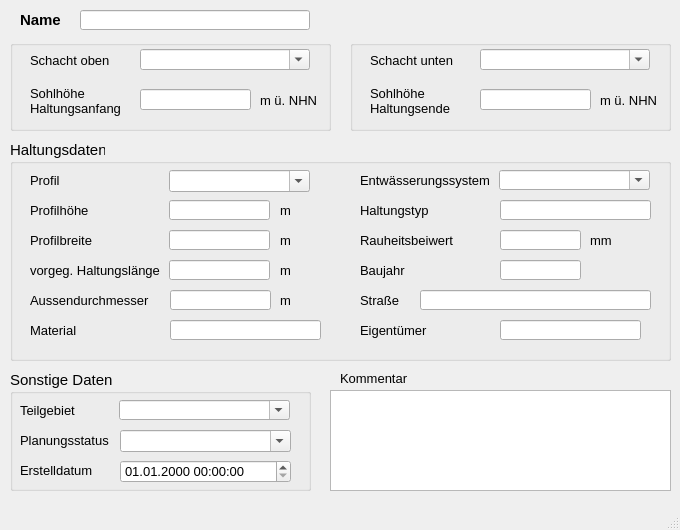
<?xml version="1.0" encoding="UTF-8"?>
<ui version="4.0">
 <class>MainWindow</class>
 <widget class="QMainWindow" name="MainWindow">
  <property name="enabled">
   <bool>true</bool>
  </property>
  <property name="geometry">
   <rect>
    <x>0</x>
    <y>0</y>
    <width>680</width>
    <height>530</height>
   </rect>
  </property>
  <property name="sizePolicy">
   <sizepolicy hsizetype="Preferred" vsizetype="Preferred">
    <horstretch>0</horstretch>
    <verstretch>0</verstretch>
   </sizepolicy>
  </property>
  <property name="minimumSize">
   <size>
    <width>680</width>
    <height>530</height>
   </size>
  </property>
  <property name="maximumSize">
   <size>
    <width>16777215</width>
    <height>16777215</height>
   </size>
  </property>
  <property name="baseSize">
   <size>
    <width>0</width>
    <height>0</height>
   </size>
  </property>
  <property name="font">
   <font>
    <family>Tahoma</family>
    <pointsize>10</pointsize>
   </font>
  </property>
  <property name="windowTitle">
   <string>h-Regler</string>
  </property>
  <widget class="QWidget" name="centralwidget">
   <widget class="QLabel" name="label">
    <property name="geometry">
     <rect>
      <x>20</x>
      <y>10</y>
      <width>51</width>
      <height>20</height>
     </rect>
    </property>
    <property name="font">
     <font>
      <family>Tahoma</family>
      <pointsize>11</pointsize>
      <weight>75</weight>
      <bold>true</bold>
     </font>
    </property>
    <property name="text">
     <string>Name</string>
    </property>
   </widget>
   <widget class="QLineEdit" name="haltnam">
    <property name="geometry">
     <rect>
      <x>80</x>
      <y>10</y>
      <width>230</width>
      <height>20</height>
     </rect>
    </property>
    <property name="font">
     <font>
      <family>Tahoma</family>
      <pointsize>11</pointsize>
     </font>
    </property>
    <property name="toolTip">
     <string>&lt;html&gt;&lt;head/&gt;&lt;body&gt;&lt;p&gt;Eindeutige Bezeichnung&lt;/p&gt;&lt;/body&gt;&lt;/html&gt;</string>
    </property>
    <property name="statusTip">
     <string>Eindeutige Bezeichnung</string>
    </property>
   </widget>
   <widget class="QTextEdit" name="kommentar">
    <property name="geometry">
     <rect>
      <x>330</x>
      <y>390</y>
      <width>341</width>
      <height>101</height>
     </rect>
    </property>
    <property name="font">
     <font>
      <family>Tahoma</family>
      <pointsize>10</pointsize>
     </font>
    </property>
    <property name="toolTip">
     <string>&lt;html&gt;&lt;head/&gt;&lt;body&gt;&lt;p&gt;&lt;span style=&quot; font-family:'Calibri','sans-serif';&quot;&gt;Platz für eigene Kommentare.&lt;/span&gt;&lt;/p&gt;&lt;/body&gt;&lt;/html&gt;</string>
    </property>
    <property name="statusTip">
     <string>Platz für zusätzliche Kommentare</string>
    </property>
   </widget>
   <widget class="QLabel" name="label_22">
    <property name="geometry">
     <rect>
      <x>340</x>
      <y>370</y>
      <width>81</width>
      <height>16</height>
     </rect>
    </property>
    <property name="font">
     <font>
      <family>Tahoma</family>
      <pointsize>10</pointsize>
     </font>
    </property>
    <property name="text">
     <string>Kommentar</string>
    </property>
   </widget>
   <widget class="QGroupBox" name="groupBox_3">
    <property name="geometry">
     <rect>
      <x>350</x>
      <y>40</y>
      <width>321</width>
      <height>91</height>
     </rect>
    </property>
    <property name="font">
     <font>
      <family>Tahoma</family>
      <pointsize>11</pointsize>
     </font>
    </property>
    <property name="title">
     <string/>
    </property>
    <widget class="QLineEdit" name="sohleunten">
     <property name="geometry">
      <rect>
       <x>130</x>
       <y>49</y>
       <width>111</width>
       <height>21</height>
      </rect>
     </property>
     <property name="font">
      <font>
       <family>Tahoma</family>
       <pointsize>10</pointsize>
      </font>
     </property>
     <property name="toolTip">
      <string/>
     </property>
     <property name="statusTip">
      <string/>
     </property>
    </widget>
    <widget class="QLabel" name="label_9">
     <property name="geometry">
      <rect>
       <x>20</x>
       <y>10</y>
       <width>91</width>
       <height>21</height>
      </rect>
     </property>
     <property name="font">
      <font>
       <family>Tahoma</family>
       <pointsize>10</pointsize>
      </font>
     </property>
     <property name="text">
      <string>Schacht unten</string>
     </property>
    </widget>
    <widget class="QLabel" name="label_8">
     <property name="geometry">
      <rect>
       <x>20</x>
       <y>40</y>
       <width>101</width>
       <height>41</height>
      </rect>
     </property>
     <property name="font">
      <font>
       <family>Tahoma</family>
       <pointsize>10</pointsize>
      </font>
     </property>
     <property name="text">
      <string>Sohlhöhe
Haltungsende</string>
     </property>
    </widget>
    <widget class="QLabel" name="label_15">
     <property name="geometry">
      <rect>
       <x>250</x>
       <y>50</y>
       <width>61</width>
       <height>21</height>
      </rect>
     </property>
     <property name="font">
      <font>
       <family>Tahoma</family>
       <pointsize>10</pointsize>
      </font>
     </property>
     <property name="text">
      <string>m ü. NHN</string>
     </property>
    </widget>
    <widget class="QComboBox" name="schunten">
     <property name="geometry">
      <rect>
       <x>130</x>
       <y>9</y>
       <width>170</width>
       <height>21</height>
      </rect>
     </property>
     <property name="font">
      <font>
       <family>Tahoma</family>
       <pointsize>10</pointsize>
      </font>
     </property>
     <property name="toolTip">
      <string>&lt;html&gt;&lt;head/&gt;&lt;body&gt;&lt;p&gt;Name des unteren Schachts&lt;/p&gt;&lt;/body&gt;&lt;/html&gt;</string>
     </property>
     <property name="statusTip">
      <string>Name des unteren Schachts</string>
     </property>
     <property name="editable">
      <bool>true</bool>
     </property>
    </widget>
   </widget>
   <widget class="QGroupBox" name="groupBox">
    <property name="geometry">
     <rect>
      <x>10</x>
      <y>40</y>
      <width>321</width>
      <height>91</height>
     </rect>
    </property>
    <property name="font">
     <font>
      <family>Tahoma</family>
      <pointsize>11</pointsize>
     </font>
    </property>
    <property name="title">
     <string/>
    </property>
    <widget class="QLabel" name="label_3">
     <property name="geometry">
      <rect>
       <x>20</x>
       <y>10</y>
       <width>91</width>
       <height>21</height>
      </rect>
     </property>
     <property name="font">
      <font>
       <family>Tahoma</family>
       <pointsize>10</pointsize>
      </font>
     </property>
     <property name="text">
      <string>Schacht oben</string>
     </property>
    </widget>
    <widget class="QLabel" name="label_5">
     <property name="geometry">
      <rect>
       <x>20</x>
       <y>40</y>
       <width>91</width>
       <height>41</height>
      </rect>
     </property>
     <property name="font">
      <font>
       <family>Tahoma</family>
       <pointsize>10</pointsize>
      </font>
     </property>
     <property name="text">
      <string>Sohlhöhe
Haltungsanfang</string>
     </property>
    </widget>
    <widget class="QLabel" name="label_14">
     <property name="geometry">
      <rect>
       <x>250</x>
       <y>50</y>
       <width>61</width>
       <height>21</height>
      </rect>
     </property>
     <property name="font">
      <font>
       <family>Tahoma</family>
       <pointsize>10</pointsize>
      </font>
     </property>
     <property name="text">
      <string>m ü. NHN</string>
     </property>
    </widget>
    <widget class="QComboBox" name="schoben">
     <property name="geometry">
      <rect>
       <x>130</x>
       <y>9</y>
       <width>170</width>
       <height>21</height>
      </rect>
     </property>
     <property name="font">
      <font>
       <family>Tahoma</family>
       <pointsize>10</pointsize>
      </font>
     </property>
     <property name="toolTip">
      <string>&lt;html&gt;&lt;head/&gt;&lt;body&gt;&lt;p&gt;&lt;span style=&quot; font-family:'Calibri','sans-serif';&quot;&gt;Name des oberen Schachts&lt;/span&gt;&lt;/p&gt;&lt;/body&gt;&lt;/html&gt;</string>
     </property>
     <property name="statusTip">
      <string>Name des oberen Schachts</string>
     </property>
     <property name="editable">
      <bool>true</bool>
     </property>
    </widget>
    <widget class="QLineEdit" name="sohleoben">
     <property name="geometry">
      <rect>
       <x>130</x>
       <y>49</y>
       <width>111</width>
       <height>21</height>
      </rect>
     </property>
     <property name="font">
      <font>
       <family>Tahoma</family>
       <pointsize>10</pointsize>
      </font>
     </property>
     <property name="toolTip">
      <string/>
     </property>
     <property name="statusTip">
      <string/>
     </property>
    </widget>
   </widget>
   <widget class="QGroupBox" name="groupBox_2">
    <property name="geometry">
     <rect>
      <x>10</x>
      <y>140</y>
      <width>661</width>
      <height>221</height>
     </rect>
    </property>
    <property name="font">
     <font>
      <family>Tahoma</family>
      <pointsize>11</pointsize>
     </font>
    </property>
    <property name="title">
     <string>Haltungsdaten</string>
    </property>
    <widget class="QLabel" name="label_7">
     <property name="geometry">
      <rect>
       <x>20</x>
       <y>90</y>
       <width>101</width>
       <height>21</height>
      </rect>
     </property>
     <property name="font">
      <font>
       <family>Tahoma</family>
       <pointsize>10</pointsize>
      </font>
     </property>
     <property name="text">
      <string>Profilbreite</string>
     </property>
    </widget>
    <widget class="QLabel" name="label_20">
     <property name="geometry">
      <rect>
       <x>270</x>
       <y>90</y>
       <width>31</width>
       <height>21</height>
      </rect>
     </property>
     <property name="font">
      <font>
       <family>Tahoma</family>
       <pointsize>10</pointsize>
      </font>
     </property>
     <property name="text">
      <string>m </string>
     </property>
    </widget>
    <widget class="QLabel" name="label_21">
     <property name="geometry">
      <rect>
       <x>270</x>
       <y>120</y>
       <width>30</width>
       <height>20</height>
      </rect>
     </property>
     <property name="font">
      <font>
       <family>Tahoma</family>
       <pointsize>10</pointsize>
      </font>
     </property>
     <property name="text">
      <string>m </string>
     </property>
    </widget>
    <widget class="QLineEdit" name="laenge">
     <property name="geometry">
      <rect>
       <x>159</x>
       <y>120</y>
       <width>101</width>
       <height>20</height>
      </rect>
     </property>
     <property name="font">
      <font>
       <family>Tahoma</family>
       <pointsize>10</pointsize>
      </font>
     </property>
     <property name="toolTip">
      <string>&lt;html&gt;&lt;head/&gt;&lt;body&gt;&lt;p&gt;&lt;span style=&quot; font-size:10pt;&quot;&gt;Eingabe, falls keine automatische Berechnung erfolgen soll&lt;/span&gt;&lt;/p&gt;&lt;/body&gt;&lt;/html&gt;</string>
     </property>
     <property name="statusTip">
      <string>Eingabe, falls keine automatische Berechnung erfolgen soll</string>
     </property>
    </widget>
    <widget class="QComboBox" name="entwart">
     <property name="geometry">
      <rect>
       <x>489</x>
       <y>30</y>
       <width>151</width>
       <height>20</height>
      </rect>
     </property>
     <property name="font">
      <font>
       <family>Tahoma</family>
       <pointsize>10</pointsize>
      </font>
     </property>
     <property name="toolTip">
      <string>&lt;html&gt;&lt;head/&gt;&lt;body&gt;&lt;p&gt;vorh. Entwässerungssystem (z.B. Mischwasser, Regenwasser etc.)&lt;/p&gt;&lt;/body&gt;&lt;/html&gt;</string>
     </property>
     <property name="statusTip">
      <string>vorh. Entwässerungssystem (z.B. Mischwasser, Regenwasser etc.)</string>
     </property>
     <property name="editable">
      <bool>true</bool>
     </property>
    </widget>
    <widget class="QComboBox" name="profilnam">
     <property name="geometry">
      <rect>
       <x>159</x>
       <y>30</y>
       <width>141</width>
       <height>22</height>
      </rect>
     </property>
     <property name="font">
      <font>
       <family>Tahoma</family>
       <pointsize>10</pointsize>
      </font>
     </property>
     <property name="toolTip">
      <string/>
     </property>
     <property name="statusTip">
      <string/>
     </property>
     <property name="editable">
      <bool>true</bool>
     </property>
    </widget>
    <widget class="QLabel" name="label_54">
     <property name="geometry">
      <rect>
       <x>20</x>
       <y>30</y>
       <width>91</width>
       <height>21</height>
      </rect>
     </property>
     <property name="font">
      <font>
       <family>Tahoma</family>
       <pointsize>10</pointsize>
      </font>
     </property>
     <property name="text">
      <string>Profil</string>
     </property>
    </widget>
    <widget class="QLabel" name="label_17">
     <property name="geometry">
      <rect>
       <x>20</x>
       <y>120</y>
       <width>151</width>
       <height>21</height>
      </rect>
     </property>
     <property name="font">
      <font>
       <family>Tahoma</family>
       <pointsize>10</pointsize>
      </font>
     </property>
     <property name="text">
      <string>vorgeg. Haltungslänge</string>
     </property>
    </widget>
    <widget class="QLabel" name="label_51">
     <property name="geometry">
      <rect>
       <x>350</x>
       <y>30</y>
       <width>151</width>
       <height>21</height>
      </rect>
     </property>
     <property name="font">
      <font>
       <family>Tahoma</family>
       <pointsize>10</pointsize>
      </font>
     </property>
     <property name="text">
      <string>Entwässerungssystem</string>
     </property>
    </widget>
    <widget class="QLineEdit" name="hoehe">
     <property name="geometry">
      <rect>
       <x>159</x>
       <y>60</y>
       <width>101</width>
       <height>20</height>
      </rect>
     </property>
     <property name="font">
      <font>
       <family>Tahoma</family>
       <pointsize>10</pointsize>
      </font>
     </property>
     <property name="toolTip">
      <string>&lt;html&gt;&lt;head/&gt;&lt;body&gt;&lt;p&gt;Bedeutung hängt vom Profiltyp ab&lt;/p&gt;&lt;/body&gt;&lt;/html&gt;</string>
     </property>
     <property name="statusTip">
      <string>Bedeutung hängt vom Profiltyp ab</string>
     </property>
    </widget>
    <widget class="QLabel" name="label_16">
     <property name="geometry">
      <rect>
       <x>270</x>
       <y>60</y>
       <width>31</width>
       <height>21</height>
      </rect>
     </property>
     <property name="font">
      <font>
       <family>Tahoma</family>
       <pointsize>10</pointsize>
      </font>
     </property>
     <property name="text">
      <string>m </string>
     </property>
    </widget>
    <widget class="QLineEdit" name="breite">
     <property name="geometry">
      <rect>
       <x>159</x>
       <y>90</y>
       <width>101</width>
       <height>20</height>
      </rect>
     </property>
     <property name="font">
      <font>
       <family>Tahoma</family>
       <pointsize>10</pointsize>
      </font>
     </property>
     <property name="toolTip">
      <string>&lt;html&gt;&lt;head/&gt;&lt;body&gt;&lt;p&gt;Bedeutung hängt vom Profiltyp ab&lt;/p&gt;&lt;/body&gt;&lt;/html&gt;</string>
     </property>
     <property name="statusTip">
      <string>Bedeutung hängt vom Profiltyp ab</string>
     </property>
    </widget>
    <widget class="QLabel" name="label_6">
     <property name="geometry">
      <rect>
       <x>20</x>
       <y>60</y>
       <width>101</width>
       <height>21</height>
      </rect>
     </property>
     <property name="font">
      <font>
       <family>Tahoma</family>
       <pointsize>10</pointsize>
      </font>
     </property>
     <property name="text">
      <string>Profilhöhe</string>
     </property>
    </widget>
    <widget class="QLabel" name="label_12">
     <property name="geometry">
      <rect>
       <x>20</x>
       <y>150</y>
       <width>121</width>
       <height>21</height>
      </rect>
     </property>
     <property name="font">
      <font>
       <family>Tahoma</family>
       <pointsize>10</pointsize>
      </font>
     </property>
     <property name="text">
      <string>Aussendurchmesser</string>
     </property>
    </widget>
    <widget class="QLabel" name="label_13">
     <property name="geometry">
      <rect>
       <x>350</x>
       <y>60</y>
       <width>101</width>
       <height>21</height>
      </rect>
     </property>
     <property name="font">
      <font>
       <family>Tahoma</family>
       <pointsize>10</pointsize>
      </font>
     </property>
     <property name="text">
      <string>Haltungstyp</string>
     </property>
    </widget>
    <widget class="QLabel" name="label_27">
     <property name="geometry">
      <rect>
       <x>270</x>
       <y>150</y>
       <width>31</width>
       <height>21</height>
      </rect>
     </property>
     <property name="font">
      <font>
       <family>Tahoma</family>
       <pointsize>10</pointsize>
      </font>
     </property>
     <property name="text">
      <string>m</string>
     </property>
    </widget>
    <widget class="QLineEdit" name="haltungstyp">
     <property name="geometry">
      <rect>
       <x>490</x>
       <y>60</y>
       <width>151</width>
       <height>20</height>
      </rect>
     </property>
    </widget>
    <widget class="QLineEdit" name="aussendurchmesser">
     <property name="geometry">
      <rect>
       <x>160</x>
       <y>150</y>
       <width>101</width>
       <height>20</height>
      </rect>
     </property>
     <property name="toolTip">
      <string/>
     </property>
     <property name="statusTip">
      <string/>
     </property>
    </widget>
    <widget class="QLabel" name="label_72">
     <property name="geometry">
      <rect>
       <x>580</x>
       <y>90</y>
       <width>46</width>
       <height>21</height>
      </rect>
     </property>
     <property name="font">
      <font>
       <family>Tahoma</family>
       <pointsize>10</pointsize>
      </font>
     </property>
     <property name="text">
      <string>mm</string>
     </property>
    </widget>
    <widget class="QLineEdit" name="material">
     <property name="geometry">
      <rect>
       <x>160</x>
       <y>180</y>
       <width>151</width>
       <height>20</height>
      </rect>
     </property>
     <property name="toolTip">
      <string/>
     </property>
     <property name="statusTip">
      <string/>
     </property>
    </widget>
    <widget class="QLabel" name="label_23">
     <property name="geometry">
      <rect>
       <x>20</x>
       <y>180</y>
       <width>101</width>
       <height>21</height>
      </rect>
     </property>
     <property name="font">
      <font>
       <family>Tahoma</family>
       <pointsize>10</pointsize>
      </font>
     </property>
     <property name="text">
      <string>Material</string>
     </property>
    </widget>
    <widget class="QLineEdit" name="baujahr">
     <property name="geometry">
      <rect>
       <x>490</x>
       <y>120</y>
       <width>81</width>
       <height>20</height>
      </rect>
     </property>
     <property name="toolTip">
      <string/>
     </property>
     <property name="statusTip">
      <string/>
     </property>
    </widget>
    <widget class="QLabel" name="label_62">
     <property name="geometry">
      <rect>
       <x>350</x>
       <y>90</y>
       <width>101</width>
       <height>21</height>
      </rect>
     </property>
     <property name="font">
      <font>
       <family>Tahoma</family>
       <pointsize>10</pointsize>
      </font>
     </property>
     <property name="text">
      <string>Rauheitsbeiwert</string>
     </property>
    </widget>
    <widget class="QLabel" name="label_18">
     <property name="geometry">
      <rect>
       <x>350</x>
       <y>120</y>
       <width>101</width>
       <height>21</height>
      </rect>
     </property>
     <property name="font">
      <font>
       <family>Tahoma</family>
       <pointsize>10</pointsize>
      </font>
     </property>
     <property name="text">
      <string>Baujahr</string>
     </property>
    </widget>
    <widget class="QLineEdit" name="ks">
     <property name="geometry">
      <rect>
       <x>490</x>
       <y>90</y>
       <width>81</width>
       <height>20</height>
      </rect>
     </property>
     <property name="font">
      <font>
       <family>Tahoma</family>
       <pointsize>10</pointsize>
      </font>
     </property>
     <property name="toolTip">
      <string>&lt;html&gt;&lt;head/&gt;&lt;body&gt;&lt;p&gt;Absolute Rauheit gemäß Prandtl-Colebrook&lt;/p&gt;&lt;/body&gt;&lt;/html&gt;</string>
     </property>
     <property name="statusTip">
      <string>Absolute Rauheit gemäß Prandtl-Colebrook</string>
     </property>
    </widget>
    <widget class="QLabel" name="label_19">
     <property name="geometry">
      <rect>
       <x>350</x>
       <y>180</y>
       <width>90</width>
       <height>21</height>
      </rect>
     </property>
     <property name="font">
      <font>
       <family>Tahoma</family>
       <pointsize>10</pointsize>
      </font>
     </property>
     <property name="text">
      <string>Eigentümer</string>
     </property>
    </widget>
    <widget class="QLineEdit" name="eigentum">
     <property name="geometry">
      <rect>
       <x>490</x>
       <y>180</y>
       <width>141</width>
       <height>20</height>
      </rect>
     </property>
     <property name="toolTip">
      <string/>
     </property>
     <property name="statusTip">
      <string/>
     </property>
    </widget>
    <widget class="QLabel" name="label_2">
     <property name="geometry">
      <rect>
       <x>350</x>
       <y>150</y>
       <width>65</width>
       <height>21</height>
      </rect>
     </property>
     <property name="font">
      <font>
       <family>Tahoma</family>
       <pointsize>10</pointsize>
      </font>
     </property>
     <property name="text">
      <string>Straße</string>
     </property>
    </widget>
    <widget class="QLineEdit" name="strasse">
     <property name="geometry">
      <rect>
       <x>410</x>
       <y>150</y>
       <width>231</width>
       <height>20</height>
      </rect>
     </property>
     <property name="font">
      <font>
       <family>Tahoma</family>
       <pointsize>10</pointsize>
      </font>
     </property>
     <property name="toolTip">
      <string/>
     </property>
     <property name="statusTip">
      <string/>
     </property>
    </widget>
   </widget>
   <widget class="QGroupBox" name="groupBox_4">
    <property name="geometry">
     <rect>
      <x>10</x>
      <y>370</y>
      <width>301</width>
      <height>121</height>
     </rect>
    </property>
    <property name="font">
     <font>
      <family>Tahoma</family>
      <pointsize>11</pointsize>
     </font>
    </property>
    <property name="title">
     <string>Sonstige Daten</string>
    </property>
    <widget class="QComboBox" name="teilgebiet">
     <property name="geometry">
      <rect>
       <x>109</x>
       <y>30</y>
       <width>171</width>
       <height>20</height>
      </rect>
     </property>
     <property name="font">
      <font>
       <family>Tahoma</family>
       <pointsize>10</pointsize>
      </font>
     </property>
     <property name="toolTip">
      <string>&lt;html&gt;&lt;head/&gt;&lt;body&gt;&lt;p&gt;Zuordnung zu definiertem Teilgebiet&lt;/p&gt;&lt;/body&gt;&lt;/html&gt;</string>
     </property>
     <property name="statusTip">
      <string>Zuordnung zu definiertem Teilgebiet</string>
     </property>
     <property name="editable">
      <bool>true</bool>
     </property>
    </widget>
    <widget class="QLabel" name="label_11">
     <property name="geometry">
      <rect>
       <x>10</x>
       <y>30</y>
       <width>71</width>
       <height>20</height>
      </rect>
     </property>
     <property name="font">
      <font>
       <family>Tahoma</family>
       <pointsize>10</pointsize>
      </font>
     </property>
     <property name="text">
      <string>Teilgebiet</string>
     </property>
     <property name="buddy">
      <cstring>simstatus</cstring>
     </property>
    </widget>
    <widget class="QComboBox" name="simstatus">
     <property name="geometry">
      <rect>
       <x>110</x>
       <y>60</y>
       <width>171</width>
       <height>22</height>
      </rect>
     </property>
     <property name="font">
      <font>
       <family>Tahoma</family>
       <pointsize>10</pointsize>
      </font>
     </property>
     <property name="toolTip">
      <string>&lt;html&gt;&lt;head/&gt;&lt;body&gt;&lt;p&gt;&lt;span style=&quot; font-family:'Calibri','sans-serif';&quot;&gt;aktueller Status (z.B. vorhanden, in Planung etc.)&lt;/span&gt;&lt;/p&gt;&lt;/body&gt;&lt;/html&gt;</string>
     </property>
     <property name="statusTip">
      <string>aktueller Status (z.B. vorhanden, in Planung etc.)</string>
     </property>
     <property name="editable">
      <bool>true</bool>
     </property>
    </widget>
    <widget class="QgsDateTimeEdit" name="createdat">
     <property name="geometry">
      <rect>
       <x>110</x>
       <y>90</y>
       <width>171</width>
       <height>23</height>
      </rect>
     </property>
     <property name="font">
      <font>
       <family>Tahoma</family>
       <pointsize>10</pointsize>
      </font>
     </property>
     <property name="currentSection">
      <enum>QDateTimeEdit::DaySection</enum>
     </property>
     <property name="displayFormat">
      <string>dd.MM.yyyy HH:mm:ss</string>
     </property>
    </widget>
    <widget class="QLabel" name="label_10">
     <property name="geometry">
      <rect>
       <x>10</x>
       <y>60</y>
       <width>111</width>
       <height>21</height>
      </rect>
     </property>
     <property name="font">
      <font>
       <family>Tahoma</family>
       <pointsize>10</pointsize>
      </font>
     </property>
     <property name="text">
      <string>Planungsstatus</string>
     </property>
     <property name="buddy">
      <cstring>simstatus</cstring>
     </property>
    </widget>
    <widget class="QLabel" name="label_71">
     <property name="geometry">
      <rect>
       <x>10</x>
       <y>90</y>
       <width>151</width>
       <height>21</height>
      </rect>
     </property>
     <property name="font">
      <font>
       <family>Tahoma</family>
       <pointsize>10</pointsize>
      </font>
     </property>
     <property name="text">
      <string>Erstelldatum</string>
     </property>
    </widget>
   </widget>
  </widget>
  <widget class="QMenuBar" name="menubar">
   <property name="geometry">
    <rect>
     <x>0</x>
     <y>0</y>
     <width>680</width>
     <height>22</height>
    </rect>
   </property>
  </widget>
  <widget class="QStatusBar" name="statusbar"/>
 </widget>
 <customwidgets>
  <customwidget>
   <class>QgsDateTimeEdit</class>
   <extends>QDateTimeEdit</extends>
   <header>qgsdatetimeedit.h</header>
  </customwidget>
 </customwidgets>
 <tabstops>
  <tabstop>haltnam</tabstop>
 </tabstops>
 <resources/>
 <connections/>
</ui>
